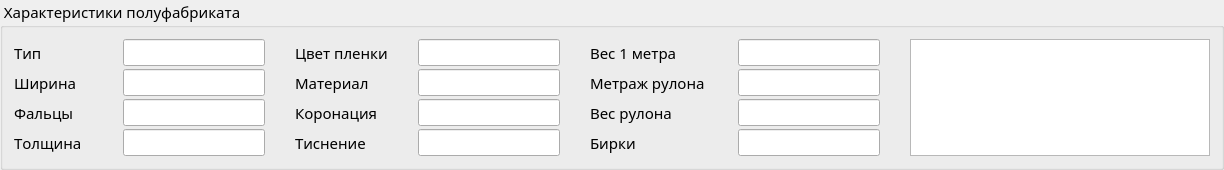
    <widget class="QGroupBox" name="film_params_groupBox">
     <property name="sizePolicy">
      <sizepolicy hsizetype="Expanding" vsizetype="Fixed">
       <horstretch>0</horstretch>
       <verstretch>0</verstretch>
      </sizepolicy>
     </property>
     <property name="minimumSize">
      <size>
       <width>1220</width>
       <height>165</height>
      </size>
     </property>
     <property name="maximumSize">
      <size>
       <width>16777215</width>
       <height>200</height>
      </size>
     </property>
     <property name="font">
      <font>
       <family>Amazon Ember Medium</family>
       <pointsize>11</pointsize>
       <stylestrategy>PreferAntialias</stylestrategy>
       <kerning>false</kerning>
      </font>
     </property>
     <property name="title">
      <string> Характеристики полуфабриката  </string>
     </property>
     <layout class="QHBoxLayout" name="horizontalLayout_3">
      <property name="spacing">
       <number>30</number>
      </property>
      <item>
       <layout class="QFormLayout" name="formLayout">
        <property name="formAlignment">
         <set>Qt::AlignJustify|Qt::AlignTop</set>
        </property>
        <property name="horizontalSpacing">
         <number>13</number>
        </property>
        <property name="verticalSpacing">
         <number>3</number>
        </property>
        <item row="0" column="0">
         <widget class="QLabel" name="label_7">
          <property name="minimumSize">
           <size>
            <width>96</width>
            <height>27</height>
           </size>
          </property>
          <property name="font">
           <font>
            <family>Amazon Ember Display</family>
            <pointsize>11</pointsize>
            <stylestrategy>PreferAntialias</stylestrategy>
            <kerning>false</kerning>
           </font>
          </property>
          <property name="text">
           <string>Тип</string>
          </property>
          <property name="alignment">
           <set>Qt::AlignLeading|Qt::AlignLeft|Qt::AlignVCenter</set>
          </property>
         </widget>
        </item>
        <item row="0" column="1">
         <widget class="QLineEdit" name="hose_type_lineEdit">
          <property name="minimumSize">
           <size>
            <width>140</width>
            <height>27</height>
           </size>
          </property>
          <property name="maximumSize">
           <size>
            <width>250</width>
            <height>27</height>
           </size>
          </property>
          <property name="font">
           <font>
            <family>Amazon Ember Display</family>
            <pointsize>11</pointsize>
            <stylestrategy>PreferAntialias</stylestrategy>
            <kerning>false</kerning>
           </font>
          </property>
          <property name="styleSheet">
           <string notr="true"/>
          </property>
          <property name="text">
           <string/>
          </property>
          <property name="alignment">
           <set>Qt::AlignLeading|Qt::AlignLeft|Qt::AlignVCenter</set>
          </property>
          <property name="readOnly">
           <bool>true</bool>
          </property>
         </widget>
        </item>
        <item row="1" column="0">
         <widget class="QLabel" name="label_5">
          <property name="minimumSize">
           <size>
            <width>96</width>
            <height>27</height>
           </size>
          </property>
          <property name="font">
           <font>
            <family>Amazon Ember Display</family>
            <pointsize>11</pointsize>
            <stylestrategy>PreferAntialias</stylestrategy>
            <kerning>false</kerning>
           </font>
          </property>
          <property name="text">
           <string>Ширина</string>
          </property>
          <property name="alignment">
           <set>Qt::AlignLeading|Qt::AlignLeft|Qt::AlignVCenter</set>
          </property>
         </widget>
        </item>
        <item row="1" column="1">
         <widget class="QLineEdit" name="width_lineEdit">
          <property name="minimumSize">
           <size>
            <width>140</width>
            <height>27</height>
           </size>
          </property>
          <property name="maximumSize">
           <size>
            <width>250</width>
            <height>27</height>
           </size>
          </property>
          <property name="font">
           <font>
            <family>Amazon Ember Display</family>
            <pointsize>11</pointsize>
            <stylestrategy>PreferAntialias</stylestrategy>
            <kerning>false</kerning>
           </font>
          </property>
          <property name="styleSheet">
           <string notr="true"/>
          </property>
          <property name="text">
           <string/>
          </property>
          <property name="alignment">
           <set>Qt::AlignLeading|Qt::AlignLeft|Qt::AlignVCenter</set>
          </property>
          <property name="readOnly">
           <bool>true</bool>
          </property>
         </widget>
        </item>
        <item row="2" column="0">
         <widget class="QLabel" name="label_9">
          <property name="minimumSize">
           <size>
            <width>96</width>
            <height>27</height>
           </size>
          </property>
          <property name="font">
           <font>
            <family>Amazon Ember Display</family>
            <pointsize>11</pointsize>
            <stylestrategy>PreferAntialias</stylestrategy>
            <kerning>false</kerning>
           </font>
          </property>
          <property name="text">
           <string>Фальцы</string>
          </property>
          <property name="alignment">
           <set>Qt::AlignLeading|Qt::AlignLeft|Qt::AlignVCenter</set>
          </property>
         </widget>
        </item>
        <item row="2" column="1">
         <widget class="QLineEdit" name="fold_lineEdit">
          <property name="minimumSize">
           <size>
            <width>140</width>
            <height>27</height>
           </size>
          </property>
          <property name="maximumSize">
           <size>
            <width>250</width>
            <height>27</height>
           </size>
          </property>
          <property name="font">
           <font>
            <family>Amazon Ember Display</family>
            <pointsize>11</pointsize>
            <stylestrategy>PreferAntialias</stylestrategy>
            <kerning>false</kerning>
           </font>
          </property>
          <property name="text">
           <string/>
          </property>
          <property name="alignment">
           <set>Qt::AlignLeading|Qt::AlignLeft|Qt::AlignVCenter</set>
          </property>
          <property name="readOnly">
           <bool>true</bool>
          </property>
         </widget>
        </item>
        <item row="3" column="0">
         <widget class="QLabel" name="label_11">
          <property name="minimumSize">
           <size>
            <width>96</width>
            <height>27</height>
           </size>
          </property>
          <property name="font">
           <font>
            <family>Amazon Ember Display</family>
            <pointsize>11</pointsize>
            <stylestrategy>PreferAntialias</stylestrategy>
            <kerning>false</kerning>
           </font>
          </property>
          <property name="text">
           <string>Толщина</string>
          </property>
          <property name="alignment">
           <set>Qt::AlignLeading|Qt::AlignLeft|Qt::AlignVCenter</set>
          </property>
         </widget>
        </item>
        <item row="3" column="1">
         <widget class="QLineEdit" name="thickness_lineEdit">
          <property name="minimumSize">
           <size>
            <width>140</width>
            <height>27</height>
           </size>
          </property>
          <property name="maximumSize">
           <size>
            <width>250</width>
            <height>27</height>
           </size>
          </property>
          <property name="font">
           <font>
            <family>Amazon Ember Display</family>
            <pointsize>11</pointsize>
            <stylestrategy>PreferAntialias</stylestrategy>
            <kerning>false</kerning>
           </font>
          </property>
          <property name="text">
           <string/>
          </property>
          <property name="alignment">
           <set>Qt::AlignLeading|Qt::AlignLeft|Qt::AlignVCenter</set>
          </property>
          <property name="readOnly">
           <bool>true</bool>
          </property>
         </widget>
        </item>
       </layout>
      </item>
      <item>
       <layout class="QFormLayout" name="formLayout_2">
        <property name="formAlignment">
         <set>Qt::AlignLeading|Qt::AlignLeft|Qt::AlignTop</set>
        </property>
        <property name="horizontalSpacing">
         <number>13</number>
        </property>
        <property name="verticalSpacing">
         <number>3</number>
        </property>
        <property name="rightMargin">
         <number>0</number>
        </property>
        <item row="0" column="0">
         <widget class="QLabel" name="label_13">
          <property name="minimumSize">
           <size>
            <width>110</width>
            <height>27</height>
           </size>
          </property>
          <property name="font">
           <font>
            <family>Amazon Ember Display</family>
            <pointsize>11</pointsize>
            <stylestrategy>PreferAntialias</stylestrategy>
            <kerning>false</kerning>
           </font>
          </property>
          <property name="text">
           <string>Цвет пленки</string>
          </property>
          <property name="alignment">
           <set>Qt::AlignLeading|Qt::AlignLeft|Qt::AlignVCenter</set>
          </property>
         </widget>
        </item>
        <item row="0" column="1">
         <widget class="QLineEdit" name="color_lineEdit">
          <property name="minimumSize">
           <size>
            <width>140</width>
            <height>27</height>
           </size>
          </property>
          <property name="maximumSize">
           <size>
            <width>250</width>
            <height>27</height>
           </size>
          </property>
          <property name="font">
           <font>
            <family>Amazon Ember Display</family>
            <pointsize>11</pointsize>
            <stylestrategy>PreferAntialias</stylestrategy>
            <kerning>false</kerning>
           </font>
          </property>
          <property name="text">
           <string/>
          </property>
          <property name="alignment">
           <set>Qt::AlignLeading|Qt::AlignLeft|Qt::AlignVCenter</set>
          </property>
          <property name="readOnly">
           <bool>true</bool>
          </property>
         </widget>
        </item>
        <item row="1" column="0">
         <widget class="QLabel" name="label_8">
          <property name="minimumSize">
           <size>
            <width>96</width>
            <height>27</height>
           </size>
          </property>
          <property name="font">
           <font>
            <family>Amazon Ember Display</family>
            <pointsize>11</pointsize>
            <stylestrategy>PreferAntialias</stylestrategy>
            <kerning>false</kerning>
           </font>
          </property>
          <property name="text">
           <string>Материал</string>
          </property>
          <property name="alignment">
           <set>Qt::AlignLeading|Qt::AlignLeft|Qt::AlignVCenter</set>
          </property>
         </widget>
        </item>
        <item row="1" column="1">
         <widget class="QLineEdit" name="material_lineEdit">
          <property name="minimumSize">
           <size>
            <width>140</width>
            <height>27</height>
           </size>
          </property>
          <property name="maximumSize">
           <size>
            <width>250</width>
            <height>27</height>
           </size>
          </property>
          <property name="font">
           <font>
            <family>Amazon Ember Display</family>
            <pointsize>11</pointsize>
            <stylestrategy>PreferAntialias</stylestrategy>
            <kerning>false</kerning>
           </font>
          </property>
          <property name="text">
           <string/>
          </property>
          <property name="alignment">
           <set>Qt::AlignLeading|Qt::AlignLeft|Qt::AlignVCenter</set>
          </property>
          <property name="readOnly">
           <bool>true</bool>
          </property>
         </widget>
        </item>
        <item row="2" column="0">
         <widget class="QLabel" name="label_14">
          <property name="minimumSize">
           <size>
            <width>96</width>
            <height>27</height>
           </size>
          </property>
          <property name="font">
           <font>
            <family>Amazon Ember Display</family>
            <pointsize>11</pointsize>
            <stylestrategy>PreferAntialias</stylestrategy>
            <kerning>false</kerning>
           </font>
          </property>
          <property name="text">
           <string>Коронация</string>
          </property>
          <property name="alignment">
           <set>Qt::AlignLeading|Qt::AlignLeft|Qt::AlignVCenter</set>
          </property>
         </widget>
        </item>
        <item row="2" column="1">
         <widget class="QLineEdit" name="corona_lineEdit">
          <property name="minimumSize">
           <size>
            <width>140</width>
            <height>27</height>
           </size>
          </property>
          <property name="maximumSize">
           <size>
            <width>250</width>
            <height>27</height>
           </size>
          </property>
          <property name="font">
           <font>
            <family>Amazon Ember Display</family>
            <pointsize>11</pointsize>
            <stylestrategy>PreferAntialias</stylestrategy>
            <kerning>false</kerning>
           </font>
          </property>
          <property name="text">
           <string/>
          </property>
          <property name="alignment">
           <set>Qt::AlignLeading|Qt::AlignLeft|Qt::AlignVCenter</set>
          </property>
          <property name="readOnly">
           <bool>true</bool>
          </property>
         </widget>
        </item>
        <item row="3" column="1">
         <widget class="QLineEdit" name="emboss_lineEdit">
          <property name="minimumSize">
           <size>
            <width>140</width>
            <height>27</height>
           </size>
          </property>
          <property name="maximumSize">
           <size>
            <width>250</width>
            <height>27</height>
           </size>
          </property>
          <property name="font">
           <font>
            <family>Amazon Ember Display</family>
            <pointsize>11</pointsize>
            <stylestrategy>PreferAntialias</stylestrategy>
            <kerning>false</kerning>
           </font>
          </property>
          <property name="text">
           <string/>
          </property>
          <property name="alignment">
           <set>Qt::AlignLeading|Qt::AlignLeft|Qt::AlignVCenter</set>
          </property>
          <property name="readOnly">
           <bool>true</bool>
          </property>
         </widget>
        </item>
        <item row="3" column="0">
         <widget class="QLabel" name="label_10">
          <property name="minimumSize">
           <size>
            <width>96</width>
            <height>27</height>
           </size>
          </property>
          <property name="font">
           <font>
            <family>Amazon Ember Display</family>
            <pointsize>11</pointsize>
            <stylestrategy>PreferAntialias</stylestrategy>
            <kerning>false</kerning>
           </font>
          </property>
          <property name="text">
           <string>Тиснение</string>
          </property>
          <property name="alignment">
           <set>Qt::AlignLeading|Qt::AlignLeft|Qt::AlignVCenter</set>
          </property>
         </widget>
        </item>
       </layout>
      </item>
      <item>
       <layout class="QFormLayout" name="formLayout_3">
        <property name="horizontalSpacing">
         <number>13</number>
        </property>
        <property name="verticalSpacing">
         <number>3</number>
        </property>
        <item row="0" column="0">
         <widget class="QLabel" name="label_12">
          <property name="minimumSize">
           <size>
            <width>96</width>
            <height>27</height>
           </size>
          </property>
          <property name="font">
           <font>
            <family>Amazon Ember Display</family>
            <pointsize>11</pointsize>
            <stylestrategy>PreferAntialias</stylestrategy>
            <kerning>false</kerning>
           </font>
          </property>
          <property name="text">
           <string>Вес 1 метра</string>
          </property>
          <property name="alignment">
           <set>Qt::AlignLeading|Qt::AlignLeft|Qt::AlignVCenter</set>
          </property>
         </widget>
        </item>
        <item row="0" column="1">
         <widget class="QLineEdit" name="weight_1m_lineEdit">
          <property name="minimumSize">
           <size>
            <width>140</width>
            <height>27</height>
           </size>
          </property>
          <property name="maximumSize">
           <size>
            <width>250</width>
            <height>27</height>
           </size>
          </property>
          <property name="font">
           <font>
            <family>Amazon Ember Display</family>
            <pointsize>11</pointsize>
            <stylestrategy>PreferAntialias</stylestrategy>
            <kerning>false</kerning>
           </font>
          </property>
          <property name="text">
           <string/>
          </property>
          <property name="alignment">
           <set>Qt::AlignLeading|Qt::AlignLeft|Qt::AlignVCenter</set>
          </property>
          <property name="readOnly">
           <bool>true</bool>
          </property>
         </widget>
        </item>
        <item row="1" column="0">
         <widget class="QLabel" name="label_16">
          <property name="minimumSize">
           <size>
            <width>135</width>
            <height>27</height>
           </size>
          </property>
          <property name="font">
           <font>
            <family>Amazon Ember Display</family>
            <pointsize>11</pointsize>
            <stylestrategy>PreferAntialias</stylestrategy>
            <kerning>false</kerning>
           </font>
          </property>
          <property name="text">
           <string>Метраж рулона</string>
          </property>
          <property name="alignment">
           <set>Qt::AlignLeading|Qt::AlignLeft|Qt::AlignVCenter</set>
          </property>
         </widget>
        </item>
        <item row="1" column="1">
         <widget class="QLineEdit" name="roll_lenght_lineEdit">
          <property name="minimumSize">
           <size>
            <width>140</width>
            <height>27</height>
           </size>
          </property>
          <property name="maximumSize">
           <size>
            <width>250</width>
            <height>27</height>
           </size>
          </property>
          <property name="font">
           <font>
            <family>Amazon Ember Display</family>
            <pointsize>11</pointsize>
            <stylestrategy>PreferAntialias</stylestrategy>
            <kerning>false</kerning>
           </font>
          </property>
          <property name="text">
           <string/>
          </property>
          <property name="alignment">
           <set>Qt::AlignLeading|Qt::AlignLeft|Qt::AlignVCenter</set>
          </property>
          <property name="readOnly">
           <bool>true</bool>
          </property>
         </widget>
        </item>
        <item row="2" column="0">
         <widget class="QLabel" name="label_17">
          <property name="minimumSize">
           <size>
            <width>96</width>
            <height>27</height>
           </size>
          </property>
          <property name="font">
           <font>
            <family>Amazon Ember Display</family>
            <pointsize>11</pointsize>
            <stylestrategy>PreferAntialias</stylestrategy>
            <kerning>false</kerning>
           </font>
          </property>
          <property name="text">
           <string>Вес рулона</string>
          </property>
          <property name="alignment">
           <set>Qt::AlignLeading|Qt::AlignLeft|Qt::AlignVCenter</set>
          </property>
         </widget>
        </item>
        <item row="2" column="1">
         <widget class="QLineEdit" name="roll_weight_lineEdit">
          <property name="minimumSize">
           <size>
            <width>140</width>
            <height>27</height>
           </size>
          </property>
          <property name="maximumSize">
           <size>
            <width>250</width>
            <height>27</height>
           </size>
          </property>
          <property name="font">
           <font>
            <family>Amazon Ember Display</family>
            <pointsize>11</pointsize>
            <stylestrategy>PreferAntialias</stylestrategy>
            <kerning>false</kerning>
           </font>
          </property>
          <property name="text">
           <string/>
          </property>
          <property name="alignment">
           <set>Qt::AlignLeading|Qt::AlignLeft|Qt::AlignVCenter</set>
          </property>
          <property name="readOnly">
           <bool>true</bool>
          </property>
         </widget>
        </item>
        <item row="3" column="0">
         <widget class="QLabel" name="label_15">
          <property name="minimumSize">
           <size>
            <width>96</width>
            <height>27</height>
           </size>
          </property>
          <property name="font">
           <font>
            <family>Amazon Ember Display</family>
            <pointsize>11</pointsize>
            <stylestrategy>PreferAntialias</stylestrategy>
            <kerning>false</kerning>
           </font>
          </property>
          <property name="text">
           <string>Бирки</string>
          </property>
          <property name="alignment">
           <set>Qt::AlignLeading|Qt::AlignLeft|Qt::AlignVCenter</set>
          </property>
         </widget>
        </item>
        <item row="3" column="1">
         <widget class="QLineEdit" name="metrage_min_lineEdit">
          <property name="minimumSize">
           <size>
            <width>140</width>
            <height>27</height>
           </size>
          </property>
          <property name="maximumSize">
           <size>
            <width>250</width>
            <height>27</height>
           </size>
          </property>
          <property name="font">
           <font>
            <family>Amazon Ember Display</family>
            <pointsize>11</pointsize>
            <stylestrategy>PreferAntialias</stylestrategy>
            <kerning>false</kerning>
           </font>
          </property>
          <property name="text">
           <string/>
          </property>
          <property name="alignment">
           <set>Qt::AlignLeading|Qt::AlignLeft|Qt::AlignVCenter</set>
          </property>
         </widget>
        </item>
       </layout>
      </item>
      <item>
       <layout class="QVBoxLayout" name="verticalLayout_4">
        <item>
         <widget class="QTextEdit" name="comment_label">
          <property name="sizePolicy">
           <sizepolicy hsizetype="Expanding" vsizetype="Preferred">
            <horstretch>0</horstretch>
            <verstretch>0</verstretch>
           </sizepolicy>
          </property>
          <property name="minimumSize">
           <size>
            <width>300</width>
            <height>0</height>
           </size>
          </property>
          <property name="maximumSize">
           <size>
            <width>16777215</width>
            <height>117</height>
           </size>
          </property>
          <property name="font">
           <font>
            <family>Amazon Ember Display</family>
            <pointsize>9</pointsize>
            <weight>75</weight>
            <italic>false</italic>
            <bold>true</bold>
            <underline>false</underline>
            <stylestrategy>PreferAntialias</stylestrategy>
            <kerning>false</kerning>
           </font>
          </property>
          <property name="styleSheet">
           <string notr="true">#QTextEdit {border: 1px solid; border-radius:10px; background-color: palette(base);}</string>
          </property>
          <property name="lineWrapMode">
           <enum>QTextEdit::WidgetWidth</enum>
          </property>
          <property name="readOnly">
           <bool>true</bool>
          </property>
         </widget>
        </item>
       </layout>
      </item>
     </layout>
    </widget>
